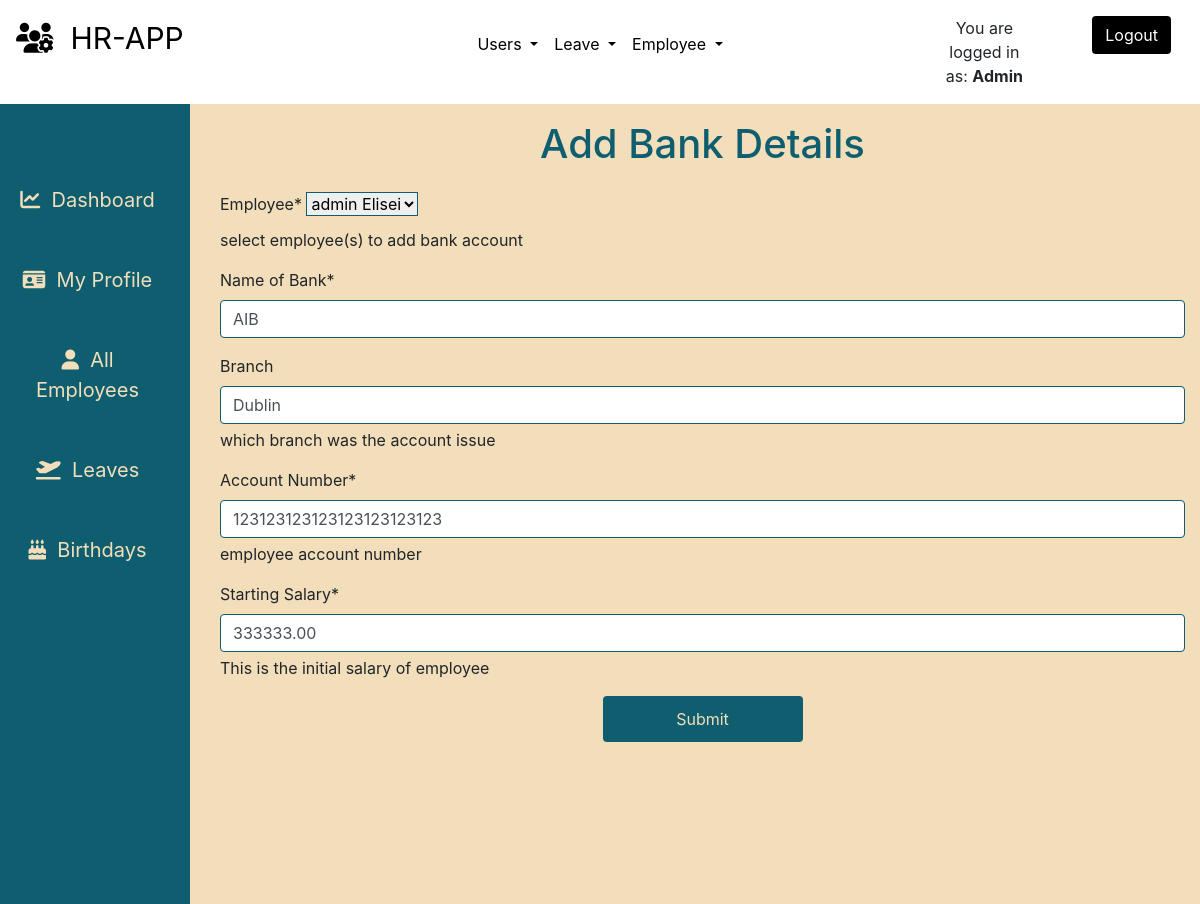
The page /employees/bank/edit/1/ (signed in) on the database its author committed.
### employees/models.py (models this page shows, shortened)
class Bank(models.Model):
    employee = models.ForeignKey('Employee',help_text='select employee(s) to add bank account',on_delete=models.CASCADE,null=True,blank=False)
    name = models.CharField(_('Name of Bank'), max_length=125, blank=False, null=True)
    account = models.CharField(_('Account Number'), help_text='employee account number', max_length=30, blank=False, null=True)
    branch = models.CharField(_('Branch'), help_text='which branch was the account issue', max_length=125, blank=True, null=True)
    salary = models.DecimalField(_('Starting Salary'), help_text='This is the initial salary of employee', max_digits=16, decimal_places=2, null=True, blank=False)
    created = models.DateTimeField(verbose_name=_('Created'), auto_now_add=True, null=True)
    updated = models.DateTimeField(verbose_name=_('Updated'), auto_now=True, null=True)
    class Meta:
        verbose_name = _('Bank')
        verbose_name_plural = _('Banks')
        ordering = ['-name', '-account']

### employees/views.py (the view, shortened to what this page needs)
# urls.py: path('bank/edit/<int:id>/', views.bank_edit, name='bank_edit'),
def bank_edit(request,id):
	if not (request.user.is_superuser and request.user.is_authenticated):
		return redirect('/')
	bank_instance_obj = get_object_or_404(Bank, id = id)
	employee = bank_instance_obj.employee
	dataset = dict()
	form = BankAccountForm(request.POST or None,instance = bank_instance_obj)
	dataset['form'] = form
	dataset['title'] = 'Update Bank Account'
	return render(request,'employees/bank.html',dataset)

### employees/forms.py
class BankAccountForm(forms.ModelForm):
	class Meta:
		model = Bank
		fields = ['employee', 'name', 'branch', 'account', 'salary']

### employees/models.py (called while the page is built)
    def __str__(self):
        return self.get_full_name

    @property
    def get_full_name(self):
        fullname = ''
        firstname = self.firstname
        lastname = self.lastname
        othername = self.othername
        if (firstname and lastname) or othername is None:
            fullname = firstname + ' ' + lastname
            return fullname
        elif othername:
            fullname = firstname + ' ' + lastname + ' ' + othername
            return fullname
        return

### employees/templates/employees/bank.html (shortened to what this page needs)
{% extends "base.html" %}
{% load static %}
{% load crispy_forms_tags %}
{% block content %}
<div class="container-fluid">
    <div class="row flex-nowrap mt-0">
        <div class="col-auto col-md-2 col-xl-2 px-sm-2 px-0 teal-color beige-color">
            <div class="d-flex flex-column align-items-center align-items-sm-start px-3 pt-2 min-vh-100">
                <ul class="nav nav-pills flex-column mb-sm-auto mt-5 align-items-center align-items-sm-right" id="menu"
                    style="width: 100%;">
                    <li class="nav-item sidebar-item">
                        <a href="{% url 'home' %}" class="nav-link align-middle px-0">
                            <i class="fas fa-chart-line"></i><span class="ms-1 d-none d-sm-inline">&nbsp;
                                Dashboard</span>
                        </a>
                    </li>
                    <li class="nav-item sidebar-item">
                        <a href="{% url 'userprofile' %}" class="nav-link align-middle px-0">
                            <i class="fas fa-id-card"></i><span class="ms-1 d-none d-sm-inline">&nbsp; My Profile</span>
                        </a>
                    </li>
                    {% if request.user.is_superuser and request.user.is_staff %}
                    <li class="nav-item sidebar-item">
                        <a href="{% url 'employees' %}" class="nav-link align-middle px-0">
                            <i class="fas fa-user"></i><span class="ms-1 d-none d-sm-inline">&nbsp; All Employees</span>
                        </a>
                    </li>
                    {% endif %}
                    <li class="nav-item sidebar-item">
                        <a href="{% url 'all_leaves' %}" class="nav-link align-middle px-0">
                            <i class="fas fa-plane-departure"></i><span class="ms-1 d-none d-sm-inline">&nbsp;
                                Leaves</span>
                        </a>
                    </li>
                    <li class="nav-item sidebar-item">
                        <a href="{% url 'birthdays' %}" class="nav-link align-middle px-0">
                            <i class="fas fa-birthday-cake"></i><span class="ms-1 d-none d-sm-inline">&nbsp;
                                Birthdays</span>
                        </a>
                    </li>
                </ul>
            </div>
        </div>
        <div class="col-10 dahsboard-color">
            <div class="container">
                <div class="row">
                    <div class="col-12 text-center">
                        <h3 class="p-3 table-title">Add Bank Details</h3>
                    </div>
                </div>
                <div class="row">
                    <div class="col-12">
                        <form action="" method="POST" enctype="multipart/form-data">
                            {{form | crispy }}
                            <button type="submit" class="btn btn-md btn-block mb-3 btn-submit">Submit</button>
                        </form>
                    </div>
                </div>
            </div>
        </div>
    </div>
</div>
{% endblock %}

### templates/base.html (shortened to what this page needs)
{% load static %}
<!doctype html>
<html lang="en">
<head>
    {% block corecss %}
    <link rel="stylesheet" href="https://stackpath.bootstrapcdn.com/bootstrap/4.4.1/css/bootstrap.min.css"
>
    <link rel="stylesheet" href="{% static 'css/base.css' %}">
    <link rel="stylesheet" href="https://cdn.jsdelivr.net/npm/flatpickr/dist/flatpickr.min.css">
    {% endblock %}
<body>
    <header class="container-fluid">
        <div class="row">
            <div class="col-{% if user.is_authenticated %}3{% else %}9{% endif %}">
                <div class="m-3">
                    <a href="{% url 'home' %}" class="main-logo-link logo-font text-black main-logo">
                        {% block navbar-content %}
                        <i class="fas fa-users-cog"></i>&nbsp;&nbsp;HR-APP
                        {% endblock navbar-content %}
                    </a>
                </div>
            </div>
            {% if user.is_authenticated %}
            {% if request.user.is_superuser %}
            <div class="col-6">
                <nav class="navbar navbar-expand-lg m-3">
                    <ul class="navbar-nav mr-auto mx-auto">
                        <li class="nav-item dropdown">
                            <a class="nav-link dropdown-toggle  text-black" href="#" role="button" data-toggle="dropdown" aria-expanded="false">
                              Users
                            </a>
                        </li>
                        <li class="nav-item dropdown">
                            <a class="nav-link dropdown-toggle  text-black" href="#" role="button" data-toggle="dropdown" aria-expanded="false">
                                Leave
                            </a>
                        </li>
                        <li class="nav-item dropdown">
                            <a class="nav-link dropdown-toggle  text-black" href="#" role="button" data-toggle="dropdown" aria-expanded="false">
                                Employee
                            </a>
                        </li>
                    </ul>
                </nav>
            </div>
            {% endif %}
            {% endif %}
            <div class="col-3">
                {% if user.is_authenticated %}
                <div class="row ">
                    <div class="col-6 ">
                        <p class="m-3 text-center">You are logged in as: <span><strong> {{ request.user | capfirst}}</strong></span></p>
                    </div>
                    <div class="col-6">
                        <a href="{% url 'account_logout' %}" class="btn btn-md btn-black m-3">Logout</a>
                    </div>
                </div>
                {% else %}
                <a href="{% url 'account_login' %}" class="btn btn-md btn-black m-3">Login</a>
                {% endif %}
            </div>
        </div>
    </header>
    {% block content %}
    {% endblock %}
</body>
</html>

### static/css/base.css (style rules this page uses)
html, body { padding: 0; height: 100%; margin: 0; max-width: 100%; }
.dahsboard-color { background-color:#F2DEBA; }
.btn-black { background: black; color: white; }
.teal-color { background-color: #0E5E6F; }
.table-title { color: #0E5E6F; font-size: 40px; }
.btn-submit { background-color: #0E5E6F; color:#F2DEBA; width: 200px; margin: 0 auto; padding: 10px; }
.beige-color { color:#F2DEBA; }
.text-black { color: #000 !important; }
.logo-font { text-transform: uppercase; }
.main-logo { font-size: 30px; }
.textinput, .select, .dateinput, .emailinput, .numberinput, .regionalphonenumberwidget, .datetimefield { border: 1px solid #0E5E6F; }
.sidebar-item a { text-decoration: none; color:#F2DEBA; font-size: 20px; text-align: center; padding: 25px; }
.nav-pills { text-align: center!important; }
.container-fluid { margin: 0; padding: 0; }

### rows shown on the page
Bank: employee "admin Elisei", name "AIB", branch "Dublin", account "123123123123123123123123", salary "333333.00"

### other values the page prints
{{ request.user | capfirst }} "Admin"
